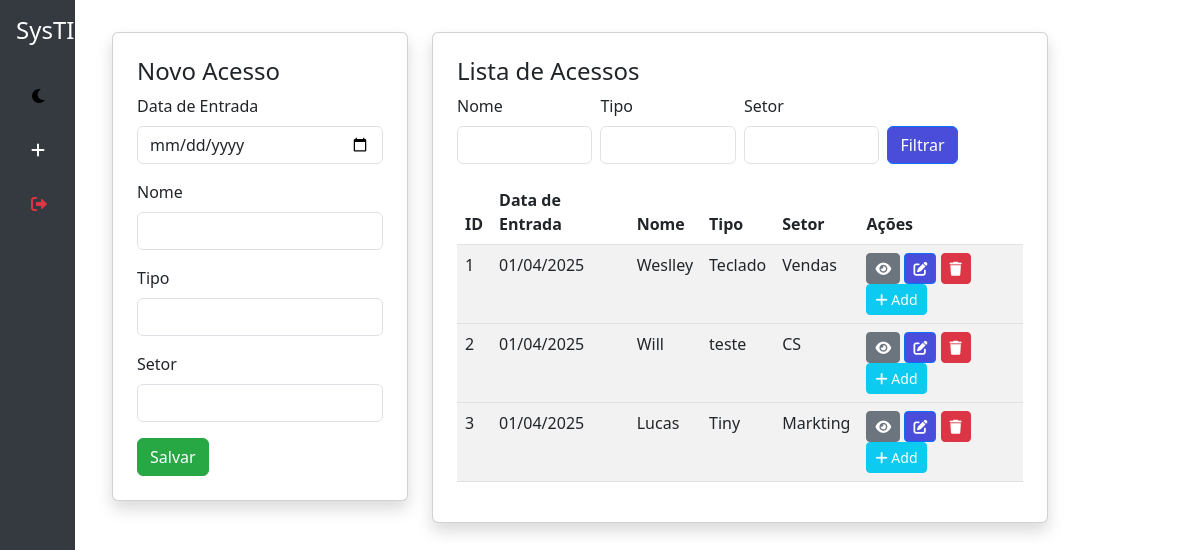
The page /acessos on the database its author committed.
### models.py (models this page shows)
class Acessos(db.Model):
    id = db.Column(db.Integer, primary_key=True)
    data_entrada = db.Column(db.Date, nullable=False)
    nome = db.Column(db.String(100), nullable=False)
    tipo = db.Column(db.String(50))
    setor = db.Column(db.String(50))
    emails = db.relationship('EmailAcesso', backref='acesso', lazy=True, cascade="all, delete-orphan")

### app.py (the view, shortened to what this page needs)
@app.route('/acessos', methods=['GET', 'POST'])
def listar_acessos():
    nome_filter = request.args.get('nome', '')
    tipo_filter = request.args.get('tipo', '')
    setor_filter = request.args.get('setor', '')
    query = Acessos.query
    if nome_filter:
        query = query.filter(Acessos.nome.ilike(f'%{nome_filter}%'))
    if tipo_filter:
        query = query.filter(Acessos.tipo.ilike(f'%{tipo_filter}%'))
    if setor_filter:
        query = query.filter(Acessos.setor.ilike(f'%{setor_filter}%'))
    acessos = query.all()
    return render_template('acessos.html', acessos=acessos)

### templates/acessos.html (shortened to what this page needs)
<!DOCTYPE html>
<html lang="pt-BR">
<head>
  <link rel="stylesheet" href="https://cdn.jsdelivr.net/npm/bootstrap@5.3.0/dist/css/bootstrap.min.css">
  <link rel="stylesheet" href="https://cdnjs.cloudflare.com/ajax/libs/font-awesome/6.0.0-beta3/css/all.min.css">
  <link rel="stylesheet" href="{{ url_for('static', filename='tema.css') }}">
</head>
<body>
  <nav class="sidebar d-flex flex-column p-3">
    <h4 class="text-center text-white mb-4">SysTI</h4>
    <ul class="nav flex-column">
      {% include "toggle_mode.html" %}
        <li class="nav-item">
            <a class="nav-link" href="{{ url_for('formulario') }}">
                <i class="fas fa-plus"></i>
            </a>
        </li>
        <li class="nav-item">
            <a class="nav-link text-danger" href="{{ url_for('logout') }}">
                <i class="fas fa-sign-out-alt"></i>
            </a>
        </li>
    </ul>
</nav>
  <main class="col-md-10 offset-md-2 content">
    <div class="row">
      <div class="col-md-4">
        <div class="card shadow p-4">
        <h4>{{ 'Editar Acesso' if acesso else 'Novo Acesso' }}</h4>
        <form method="POST" action="{{ url_for('listar_acessos') }}">
          <div class="mb-3">
            <label class="form-label">Data de Entrada</label>
            <input type="date" class="form-control" name="data_entrada" value="{{ acesso.data_entrada if acesso else '' }}" required>
          </div>
          <div class="mb-3">
            <label class="form-label">Nome</label>
            <input type="text" class="form-control" name="nome" value="{{ acesso.nome if acesso else '' }}" required>
          </div>
          <div class="mb-3">
            <label class="form-label">Tipo</label>
            <select class="form-control" name="tipo" required>
                <option value=""></option>
                <option value="Mercado Livre">Mercado Livre</option>
            </select>
          </div>
          <div class="mb-3">
            <label class="form-label">Setor</label>
            <select class="form-control" name="setor" required>
                <option value=""></option>
                <option value="CS">CS</option>
            </select>
          </div>
          <button type="submit" class="btn btn-success">Salvar</button>
        </form>
      </div>
    </div>
      <div class="col-md-8">
        <div class="card shadow p-4">
        <h4>Lista de Acessos</h4>
        <form method="GET" class="row g-2 mb-3 align-items-end">
          <div class="col-md-3">
            <label class="form-label">Nome</label>
            <input type="text" class="form-control" name="nome" value="{{ acesso.nome if acesso else '' }}" >
          </div>
          <div class="col-md-3">
            <label class="form-label">Tipo</label>
            <select class="form-control" name="tipo">
                <option value=""></option>
                <option value="Mercado Livre">Mercado Livre</option>
            </select>
          </div>
          <div class="col-md-3">
            <label class="form-label">Setor</label>
            <select class="form-control" name="setor">
                <option value=""></option>
                <option value="CS">CS</option>
            </select>
          </div>
          <div class="col-auto">
            <button type="submit" class="btn btn-primary">Filtrar</button>
          </div>
        </form>
        <table class="table table-striped">
          <thead>
            <tr>
              <th>ID</th>
              <th>Data de Entrada</th>
              <th>Nome</th>
              <th>Tipo</th>
              <th>Setor</th>
              <th>Ações</th>
            </tr>
          </thead>
          <tbody>
            {% for acesso in acessos %}
            <tr>
              <td>{{ acesso.id }}</td>
              <td>{{ acesso.data_entrada.strftime('%d/%m/%Y') }}</td>
              <td>{{ acesso.nome }}</td>
              <td>{{ acesso.tipo }}</td>
              <td>{{ acesso.setor }}</td>
              <td>
                <button class="btn btn-secondary btn-sm" type="button" data-bs-toggle="collapse" data-bs-target="#collapseEmails{{ acesso.id }}" aria-expanded="false" aria-controls="collapseEmails{{ acesso.id }}">
                  <i class="fas fa-eye"></i>
                </button>
                <a href="{{ url_for('editar_acesso', id=acesso.id) }}" class="btn btn-primary btn-sm">
                  <i class="fas fa-edit"></i>
                </a>
                <a href="{{ url_for('deletar_acesso', id=acesso.id) }}" class="btn btn-danger btn-sm" onclick="return confirm('Tem certeza que deseja excluir?');">
                  <i class="fas fa-trash"></i>
                </a>
                <button class="btn btn-info btn-sm" data-bs-toggle="modal" data-bs-target="#modalAdicionarEmails{{ acesso.id }}">
                  <i class="fas fa-plus"></i> Add
                </button>
              </td>
            </tr>
              {% endfor %}
            </tbody>
          </table>
        </div>
      </div>
    </div>
  </main>
</body>
</html>

### static/tema.css (style rules this page uses)
:root { --background-light: white; --text-light: black; --background-dark: #121212; --text-dark: white; --sidebar-light: #343a40; --sidebar-dark: #1f1f1f; --btn-hover-light: #333; --btn-hover-dark: #444; --success-color: #28a745; --success-hover: #218838; --danger-color: #dc3545; --btn-primary: #4a4cda; --fa-trash: #dc3545; }
body { background-color: var(--background-light); color: var(--text-light); transition: all 0.3s ease-in-out; }
.sidebar { background-color: var(--sidebar-light); }
.nav-link { color: white; }
.btn { color: white; transition: background-color 0.3s ease-in-out, color 0.3s ease-in-out; }
.btn-success { background-color: var(--success-color) !important; border-color: var(--success-color) !important; color: white !important; }
.text-danger { color: var(--danger-color) !important; }
.btn-primary { background-color: var(--btn-primary)!important; }
.btn-danger { background-color: var(--fa-trash)!important; }

### templates/acessos.html (style rules this page uses)
.sidebar { width: 75px; height: 100vh; position: fixed; top: 0; left: 0; background-color: #343a40; transition: width 0.3s; overflow-x: hidden; padding-top: 20px; }
.sidebar .nav-link { color: #fff; white-space: nowrap; padding: 15px; }
.sidebar .nav-link i { margin-right: 30px; }
.content { margin-left: 80px; padding: 2rem; transition: margin-left 0.3s; }

### rows shown on the page
Acessos: id "1", data_entrada "01/04/2025", nome "Weslley", tipo "Teclado", setor "Vendas"
Acessos: id "2", data_entrada "01/04/2025", nome "Will", tipo "teste", setor "CS"
Acessos: id "3", data_entrada "01/04/2025", nome "Lucas", tipo "Tiny", setor "Markting"

### other values the page prints
{{ 'Editar Acesso' if acesso else 'Novo Acesso' }} "Novo Acesso"
